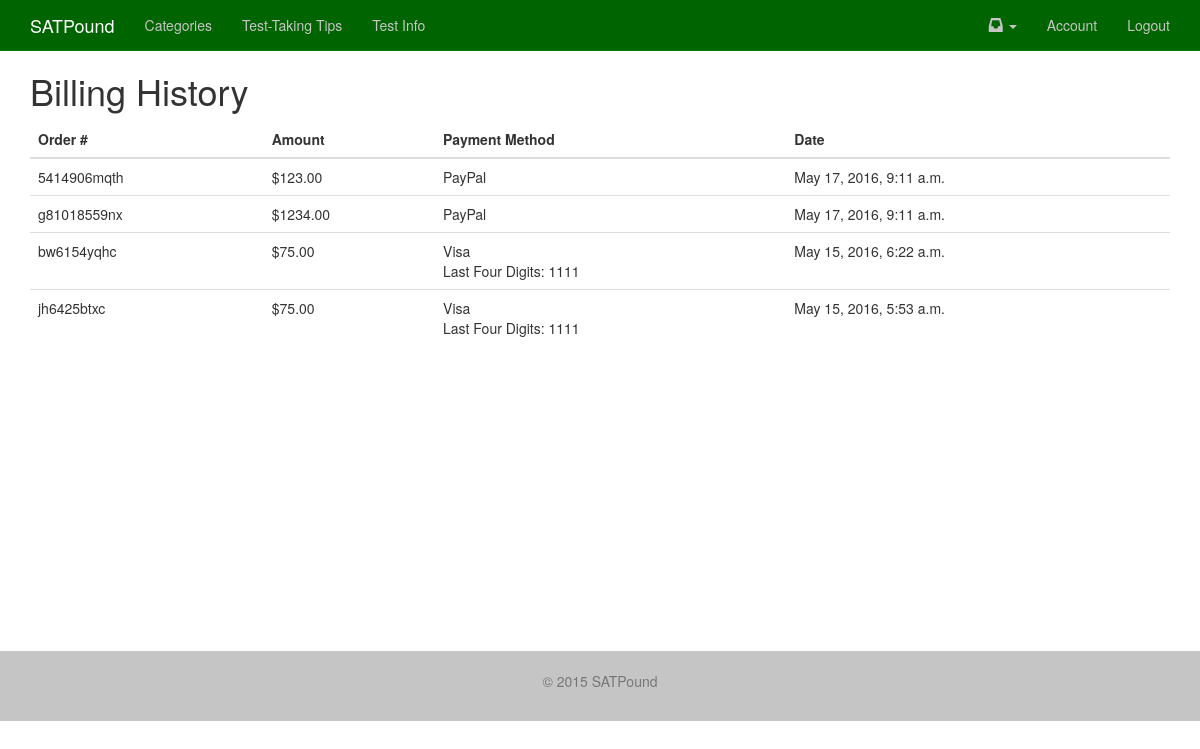
The page /billing/ (signed in) on the database its author committed.
### billing/models.py (models this page shows, shortened)
class Transaction(models.Model):
	user = models.ForeignKey(settings.AUTH_USER_MODEL)
	transaction_id = models.CharField(max_length=120) #braintree or stripe
	order_id = models.CharField(max_length=120)
	amount = models.DecimalField(max_digits=100, decimal_places=2)
	success = models.BooleanField(default=True)
	transaction_status = models.CharField(max_length=220, null=True, blank=True) #if fails
	card_type = models.CharField(max_length=120) #paypal
	last_four = models.PositiveIntegerField(null=True, blank=True)
	timestamp = models.DateTimeField(auto_now_add=True, auto_now=False)
	objects = TransactionManager()
	class Meta:
		ordering = ['-timestamp']

### billing/views.py (the view)
# urls.py: url(r'^billing/$', 'billing_history', name='billing_history'),
@login_required
def billing_history(request):
	update_transactions(request.user)
	history = Transaction.objects.filter(user=request.user).filter(success=True)
	return render(request, "billing/history.html", {"queryset": history})

### billing/views.py (called while the page is built)
def update_transactions(user):
	bt_transactions = braintree.Transaction.search(
				braintree.TransactionSearch.customer_id == user.usermerchantid.customer_id
			)
	try:
		django_transactions = user.transaction_set.all()
	except:
		django_transactions = None
	if bt_transactions is not None and django_transactions is not None:
		if bt_transactions.maximum_size <= django_transactions.count():
			pass
		else:
			for bt_tran in bt_transactions.items:
				new_tran, created = get_or_create_model_transaction(user, bt_tran)

### templates/billing/history.html (shortened to what this page needs)
{% extends "base.html" %}
{% block content %}
<div class='row'>
	<div class='col-sm-10'>
	<h1>Billing History</h1>
	</div>
	<div class='col-sm-2'>
	</div>
</div>
<div class='row'>
	<div class='col-sm-12'>
		<table class='table'>
		<thead>
		<th>Order #</th>
		<th>Amount</th>
		<th>Payment Method</th>
		<th>Date</th>
		</thead>
		{% for object in queryset %}
		<tr>
		<td>{{ object.order_id }}</td>
		<td>${{ object.amount }}</td>
		<td>{{ object.card_type }}{% if object.last_four %}<br/>Last Four Digits: {{ object.last_four }}{% endif %}</td>
		<td>{{ object.timestamp }}</td>
		</tr>
		{% endfor %}
		</table>
	</div>
</div>
{% endblock %}

### rows shown on the page
Transaction: order_id "5414906mqth", amount "123.00", card_type "PayPal", timestamp "May 17, 2016, 9:11 a.m."
Transaction: order_id "g81018559nx", amount "1234.00", card_type "PayPal", timestamp "May 17, 2016, 9:11 a.m."
Transaction: order_id "bw6154yqhc", amount "75.00", card_type "Visa", last_four "1111", timestamp "May 15, 2016, 6:22 a.m."
Transaction: order_id "jh6425btxc", amount "75.00", card_type "Visa", last_four "1111", timestamp "May 15, 2016, 5:53 a.m."
